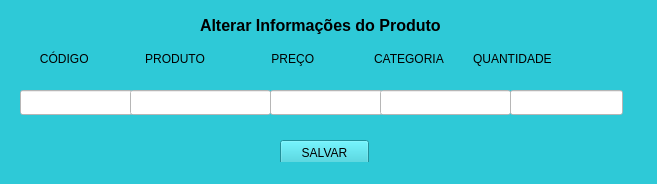
<?xml version="1.0" encoding="UTF-8"?>
<ui version="4.0">
 <class>MainWindow</class>
 <widget class="QMainWindow" name="MainWindow">
  <property name="geometry">
   <rect>
    <x>0</x>
    <y>0</y>
    <width>657</width>
    <height>184</height>
   </rect>
  </property>
  <property name="font">
   <font>
    <pointsize>13</pointsize>
    <weight>75</weight>
    <bold>true</bold>
    <kerning>false</kerning>
   </font>
  </property>
  <property name="windowTitle">
   <string>MainWindow</string>
  </property>
  <property name="styleSheet">
   <string notr="true">background-color: rgb(46, 201, 215);</string>
  </property>
  <widget class="QWidget" name="centralwidget">
   <widget class="QLabel" name="label">
    <property name="geometry">
     <rect>
      <x>200</x>
      <y>10</y>
      <width>251</width>
      <height>31</height>
     </rect>
    </property>
    <property name="font">
     <font>
      <pointsize>12</pointsize>
      <weight>75</weight>
      <bold>true</bold>
     </font>
    </property>
    <property name="text">
     <string>Alterar Informações do Produto</string>
    </property>
   </widget>
   <widget class="QLabel" name="label_2">
    <property name="geometry">
     <rect>
      <x>20</x>
      <y>50</y>
      <width>611</width>
      <height>17</height>
     </rect>
    </property>
    <property name="styleSheet">
     <string notr="true">background-color: rgb(46, 201, 215);</string>
    </property>
    <property name="text">
     <string>      CÓDIGO                 PRODUTO                    PREÇO                  CATEGORIA         QUANTIDADE</string>
    </property>
   </widget>
   <widget class="QLineEdit" name="lineEdit">
    <property name="geometry">
     <rect>
      <x>20</x>
      <y>90</y>
      <width>113</width>
      <height>25</height>
     </rect>
    </property>
    <property name="styleSheet">
     <string notr="true">background-color: rgb(255, 255, 255);</string>
    </property>
   </widget>
   <widget class="QLineEdit" name="lineEdit_2">
    <property name="geometry">
     <rect>
      <x>130</x>
      <y>90</y>
      <width>141</width>
      <height>25</height>
     </rect>
    </property>
    <property name="styleSheet">
     <string notr="true">background-color: rgb(255, 255, 255);</string>
    </property>
   </widget>
   <widget class="QLineEdit" name="lineEdit_3">
    <property name="geometry">
     <rect>
      <x>270</x>
      <y>90</y>
      <width>113</width>
      <height>25</height>
     </rect>
    </property>
    <property name="styleSheet">
     <string notr="true">background-color: rgb(255, 255, 255);</string>
    </property>
   </widget>
   <widget class="QLineEdit" name="lineEdit_4">
    <property name="geometry">
     <rect>
      <x>380</x>
      <y>90</y>
      <width>131</width>
      <height>25</height>
     </rect>
    </property>
    <property name="styleSheet">
     <string notr="true">background-color: rgb(255, 255, 255);</string>
    </property>
   </widget>
   <widget class="QLineEdit" name="lineEdit_5">
    <property name="geometry">
     <rect>
      <x>510</x>
      <y>90</y>
      <width>113</width>
      <height>25</height>
     </rect>
    </property>
    <property name="styleSheet">
     <string notr="true">background-color: rgb(255, 255, 255);</string>
    </property>
   </widget>
   <widget class="QPushButton" name="pushButton">
    <property name="geometry">
     <rect>
      <x>280</x>
      <y>140</y>
      <width>89</width>
      <height>25</height>
     </rect>
    </property>
    <property name="text">
     <string>SALVAR</string>
    </property>
   </widget>
  </widget>
  <widget class="QStatusBar" name="statusbar"/>
 </widget>
 <resources/>
 <connections/>
</ui>
